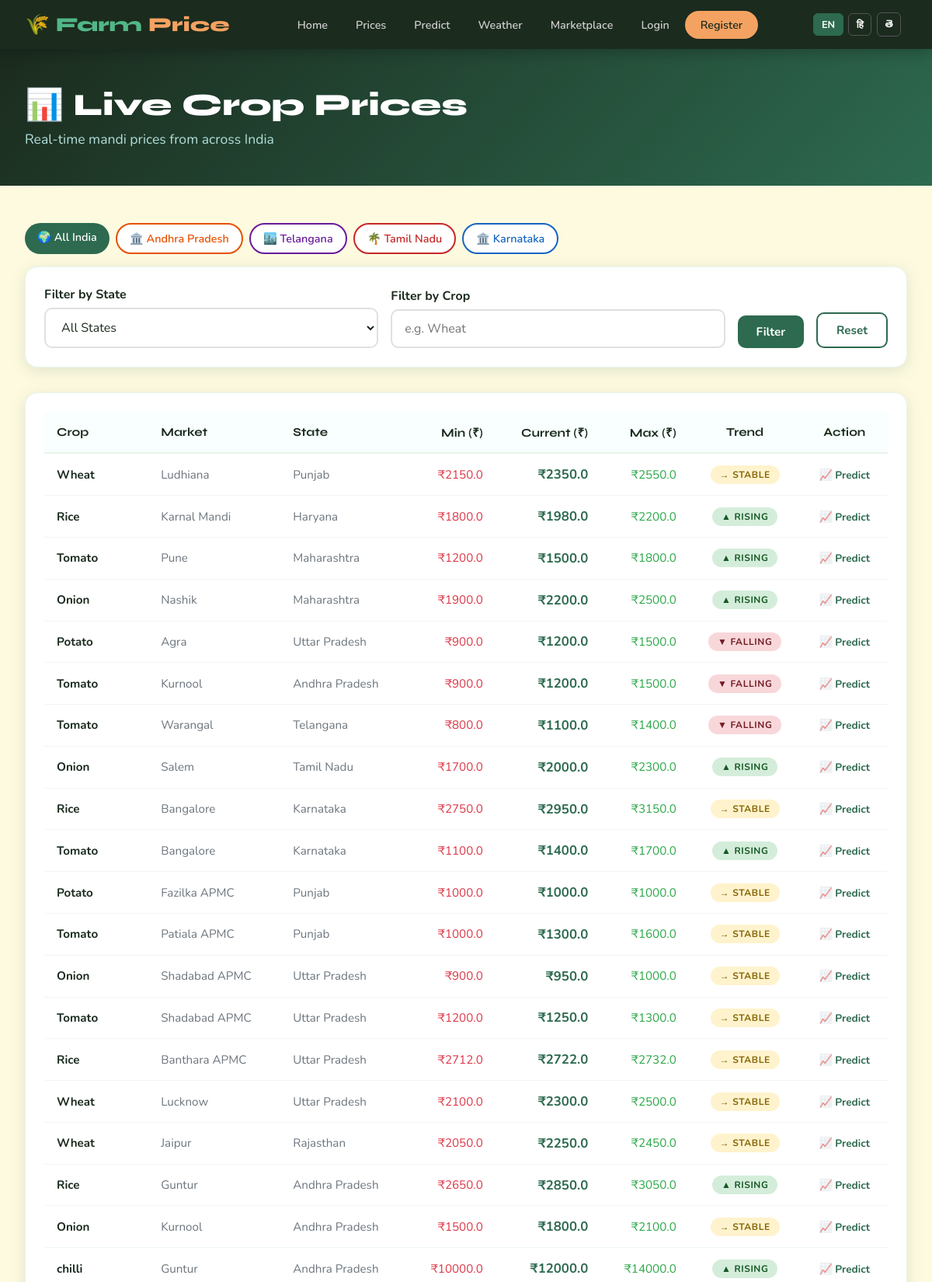
The app's page /prices/ (upper part) with its own data.
### crops/models.py (models this page shows, shortened)
class Crop(models.Model):
    CROP_CHOICES = [
        ('wheat', 'Wheat'),
        ('rice', 'Rice'),
        ('corn', 'Corn'),
        ('cotton', 'Cotton'),
        ('sugarcane', 'Sugarcane'),
        ('soybean', 'Soybean'),
        ('tomato', 'Tomato'),
        ('potato', 'Potato'),
        ('onion', 'Onion'),
        ('groundnut', 'Groundnut'),
    ]
    name = models.CharField(max_length=100, choices=CROP_CHOICES)
    current_price = models.DecimalField(max_digits=10, decimal_places=2)
    min_price = models.DecimalField(max_digits=10, decimal_places=2)
    max_price = models.DecimalField(max_digits=10, decimal_places=2)
    market_name = models.CharField(max_length=200)
    state = models.CharField(max_length=100)
    updated_at = models.DateTimeField(auto_now=True)
    trend = models.CharField(max_length=10, choices=[('up', 'Rising'), ('down', 'Falling'), ('stable', 'Stable')], default='stable')

### crops/views.py (the view)
# urls.py: path('prices/', views.crop_prices, name='crop_prices'),
def crop_prices(request):
    state_filter = request.GET.get('state', '')
    crop_filter = request.GET.get('crop', '').lower()
    region = request.GET.get('region', '')
    if state_filter:
        all_prices = get_all_prices(state=state_filter)
    else:
        all_prices = get_all_prices()
    if crop_filter:
        all_prices = [c for c in all_prices if crop_filter in c['name']]
    states = ['Andhra Pradesh', 'Telangana', 'Tamil Nadu', 'Karnataka',
              'Maharashtra', 'Punjab', 'Uttar Pradesh', 'Rajasthan']
    context = {
        'crops': all_prices,
        'states': states,
        'state_filter': state_filter,
        'crop_filter': crop_filter,
        'region': region,
    }
    return render(request, 'crops/prices.html', context)

### crops/api_client.py (called while the page is built)
def get_all_prices(state=None):
    from .models import Crop
    crops = Crop.objects.all()
    if state:
        crops = crops.filter(state__iexact=state)
    results = []
    for c in crops:
        results.append({
            "name": c.name,
            "display_name": c.get_name_display(),
            "current_price": float(c.current_price),
            "min_price": float(c.min_price),
            "max_price": float(c.max_price),
            "market_name": c.market_name,
            "state": c.state,
            "updated_at": str(c.updated_at.date()),
            "trend": c.trend,
        })
    return results

### crops/templates/crops/prices.html (shortened to what this page needs)
{% extends 'crops/base.html' %}
{% block content %}
<section style="background: linear-gradient(135deg, #1b2b1e, #2d6a4f); padding: 3rem 0;">
    <div class="container">
        <h1 style="font-family: 'Syne', sans-serif; font-size: 2.5rem; font-weight: 800; color: white; margin-bottom: 0.5rem;">📊 Live Crop Prices</h1>
        <p style="color: #b2dfdb; font-size: 1.1rem;">Real-time mandi prices from across India</p>
    </div>
</section>
<section class="section">
    <div class="container">
        <div style="margin-bottom: 1rem; display: flex; gap: 0.5rem; flex-wrap: wrap;">
            <a href="/prices/"
               style="padding: 0.5rem 1rem; border-radius: 20px; text-decoration: none; font-weight: 600; font-size: 0.9rem;
               {% if not state_filter and not region %}background:#2d6a4f; color:white;{% else %}background:white; color:#2d6a4f; border: 2px solid #2d6a4f;{% endif %}">
                🌍 All India
            </a>
            <a href="/prices/?state=Andhra+Pradesh"
               style="padding: 0.5rem 1rem; border-radius: 20px; text-decoration: none; font-weight: 600; font-size: 0.9rem;
               {% if state_filter == 'Andhra Pradesh' %}background:#e65100; color:white;{% else %}background:white; color:#e65100; border: 2px solid #e65100;{% endif %}">
                🏛️ Andhra Pradesh
            </a>
            <a href="/prices/?state=Telangana"
               style="padding: 0.5rem 1rem; border-radius: 20px; text-decoration: none; font-weight: 600; font-size: 0.9rem;
               {% if state_filter == 'Telangana' %}background:#6a1b9a; color:white;{% else %}background:white; color:#6a1b9a; border: 2px solid #6a1b9a;{% endif %}">
                🏙️ Telangana
            </a>
            <a href="/prices/?state=Tamil+Nadu"
               style="padding: 0.5rem 1rem; border-radius: 20px; text-decoration: none; font-weight: 600; font-size: 0.9rem;
               {% if state_filter == 'Tamil Nadu' %}background:#c62828; color:white;{% else %}background:white; color:#c62828; border: 2px solid #c62828;{% endif %}">
                🌴 Tamil Nadu
            </a>
            <a href="/prices/?state=Karnataka"
               style="padding: 0.5rem 1rem; border-radius: 20px; text-decoration: none; font-weight: 600; font-size: 0.9rem;
               {% if state_filter == 'Karnataka' %}background:#1565c0; color:white;{% else %}background:white; color:#1565c0; border: 2px solid #1565c0;{% endif %}">
                🏛️ Karnataka
            </a>
        </div>
        <div class="card" style="margin-bottom: 2rem;">
            <form method="get" style="display: flex; gap: 1rem; flex-wrap: wrap; align-items: flex-end;">
                <div class="form-group" style="flex: 1; min-width: 180px; margin-bottom: 0;">
                    <label>Filter by State</label>
                    <select name="state">
                        <option value="">All States</option>
                    </select>
                </div>
                <div class="form-group" style="flex: 1; min-width: 180px; margin-bottom: 0;">
                    <label>Filter by Crop</label>
                    <input type="text" name="crop" value="{{ crop_filter }}" placeholder="e.g. Wheat">
                </div>
                <button type="submit" class="btn btn-primary">Filter</button>
                <a href="/prices/" class="btn btn-outline">Reset</a>
            </form>
        </div>
        {% if crops %}
        <div class="card" style="overflow-x: auto;">
            <table style="width: 100%; border-collapse: collapse; font-size: 0.95rem;">
                <thead>
                    <tr style="background: #f8fffe; border-bottom: 2px solid #e8f5e9;">
                        <th style="padding: 1rem; text-align: left; font-family: 'Syne', sans-serif; font-weight: 700;">Crop</th>
                        <th style="padding: 1rem; text-align: left; font-family: 'Syne', sans-serif; font-weight: 700;">Market</th>
                        <th style="padding: 1rem; text-align: left; font-family: 'Syne', sans-serif; font-weight: 700;">State</th>
                        <th style="padding: 1rem; text-align: right; font-family: 'Syne', sans-serif; font-weight: 700;">Min (₹)</th>
                        <th style="padding: 1rem; text-align: right; font-family: 'Syne', sans-serif; font-weight: 700;">Current (₹)</th>
                        <th style="padding: 1rem; text-align: right; font-family: 'Syne', sans-serif; font-weight: 700;">Max (₹)</th>
                        <th style="padding: 1rem; text-align: center; font-family: 'Syne', sans-serif; font-weight: 700;">Trend</th>
                        <th style="padding: 1rem; text-align: center; font-family: 'Syne', sans-serif; font-weight: 700;">Action</th>
                    </tr>
                </thead>
                <tbody>
                    {% for crop in crops %}
                    <tr style="border-bottom: 1px solid #f0f7f0; transition: background 0.15s;"
                        onmouseover="this.style.background='#f8fffe'"
                        onmouseout="this.style.background=''">
                        <td style="padding: 0.9rem 1rem; font-weight: 700;">{{ crop.display_name }}</td>
                        <td style="padding: 0.9rem 1rem; color: #6c757d;">{{ crop.market_name }}</td>
                        <td style="padding: 0.9rem 1rem; color: #6c757d;">{{ crop.state }}</td>
                        <td style="padding: 0.9rem 1rem; text-align: right; color: #dc3545;">₹{{ crop.min_price }}</td>
                        <td style="padding: 0.9rem 1rem; text-align: right; font-weight: 700; font-size: 1.05rem; color: #2d6a4f;">₹{{ crop.current_price }}</td>
                        <td style="padding: 0.9rem 1rem; text-align: right; color: #28a745;">₹{{ crop.max_price }}</td>
                        <td style="padding: 0.9rem 1rem; text-align: center;">
                            {% if crop.trend == 'up' %}
                                <span class="badge badge-up">▲ Rising</span>
                            {% elif crop.trend == 'down' %}
                                <span class="badge badge-down">▼ Falling</span>
                            {% else %}
                                <span class="badge badge-stable">→ Stable</span>
                            {% endif %}
                        </td>
                        <td style="padding: 0.9rem 1rem; text-align: center;">
                            <a href="/predict/?crop={{ crop.name }}" style="color: #2d6a4f; font-weight: 700; text-decoration: none; font-size: 0.85rem;">📈 Predict</a>
                        </td>
                    </tr>
                    {% endfor %}
                </tbody>
            </table>
        </div>
        {% else %}
        <div style="text-align: center; padding: 4rem; color: #6c757d;">
            <div style="font-size: 4rem; margin-bottom: 1rem;">📊</div>
            <h3 style="font-family: 'Syne', sans-serif;">No price data found</h3>
            <p>Try adjusting your filters or check back later.</p>
        </div>
        {% endif %}
    </div>
</section>
{% endblock %}

### crops/templates/crops/base.html (style rules this page uses)
:root { --green: #2d6a4f; --green-light: #52b788; --green-pale: #d8f3dc; --earth: #a0522d; --gold: #f4a261; --sky: #48cae4; --cream: #fefae0; --dark: #1b2b1e; --gray: #6c757d; --white: #ffffff; --shadow: 0 4px 20px rgba(45, 106, 79, 0.15); }
* { margin: 0; padding: 0; box-sizing: border-box; }
body { font-family: 'Nunito', sans-serif; background: var(--cream); color: var(--dark); min-height: 100vh; }
.card { background: white; border-radius: 16px; padding: 1.5rem; box-shadow: var(--shadow); border: 1px solid #e8f5e9; }
.btn { display: inline-block; padding: 0.7rem 1.5rem; border-radius: 10px; font-weight: 700; font-size: 0.95rem; text-decoration: none; border: none; cursor: pointer; transition: all 0.2s; font-family: 'Nunito', sans-serif; }
.btn-primary { background: var(--green); color: white; }
.btn-outline { background: transparent; border: 2px solid var(--green); color: var(--green); }
.badge { display: inline-block; padding: 0.25rem 0.75rem; border-radius: 20px; font-size: 0.75rem; font-weight: 700; text-transform: uppercase; letter-spacing: 0.05em; }
.badge-up { background: #d4edda; color: #155724; }
.badge-down { background: #f8d7da; color: #721c24; }
.badge-stable { background: #fff3cd; color: #856404; }
.container { max-width: 1200px; margin: 0 auto; padding: 0 2rem; }
.section { padding: 3rem 0; }
.form-group { margin-bottom: 1.25rem; }
.form-group label { display: block; font-weight: 700; margin-bottom: 0.4rem; color: var(--dark); }
.form-group input, .form-group select, .form-group textarea { width: 100%; padding: 0.75rem 1rem; border: 2px solid #e0e0e0; border-radius: 10px; font-family: 'Nunito', sans-serif; font-size: 1rem; color: var(--dark); transition: border-color 0.2s; background: white; }
body { top: 0 !important; }

### records on screen
Crop: market_name "Ludhiana", state "Punjab"
Crop: market_name "Karnal Mandi", state "Haryana"
Crop: market_name "Pune", state "Maharashtra"
Crop: market_name "Nashik", state "Maharashtra"
Crop: market_name "Agra", state "Uttar Pradesh"
Crop: market_name "Kurnool", state "Andhra Pradesh"
Crop: market_name "Warangal", state "Telangana"
Crop: market_name "Salem", state "Tamil Nadu"
Crop: market_name "Bangalore", state "Karnataka"
Crop: market_name "Bangalore", state "Karnataka"
Crop: market_name "Fazilka APMC", state "Punjab"
Crop: market_name "Patiala APMC", state "Punjab"
Crop: market_name "Shadabad APMC", state "Uttar Pradesh"
Crop: market_name "Shadabad APMC", state "Uttar Pradesh"
Crop: market_name "Banthara APMC", state "Uttar Pradesh"
Crop: market_name "Lucknow", state "Uttar Pradesh"
Crop: market_name "Jaipur", state "Rajasthan"
Crop: market_name "Guntur", state "Andhra Pradesh"
Crop: market_name "Kurnool", state "Andhra Pradesh"
Crop: display_name "chilli", market_name "Guntur", state "Andhra Pradesh"

### other values on screen
{{ crop.display_name }} "Wheat" "Rice" "Tomato" "Onion" "Potato" "Tomato" "Tomato" "Onion" "Rice" "Tomato" "Potato" "Tomato" "Onion" "Tomato" "Rice" "Wheat" "Wheat" "Rice" "Onion"
{{ crop.min_price }} "2150.0" "1800.0" "1200.0" "1900.0" "900.0" "900.0" "800.0" "1700.0" "2750.0" "1100.0" "1000.0" "1000.0" "900.0" "1200.0" "2712.0" "2100.0" "2050.0" "2650.0" "1500.0" "10000.0"
{{ crop.current_price }} "2350.0" "1980.0" "1500.0" "2200.0" "1200.0" "1200.0" "1100.0" "2000.0" "2950.0" "1400.0" "1000.0" "1300.0" "950.0" "1250.0" "2722.0" "2300.0" "2250.0" "2850.0" "1800.0" "12000.0"
{{ crop.max_price }} "2550.0" "2200.0" "1800.0" "2500.0" "1500.0" "1500.0" "1400.0" "2300.0" "3150.0" "1700.0" "1000.0" "1600.0" "1000.0" "1300.0" "2732.0" "2500.0" "2450.0" "3050.0" "2100.0" "14000.0"
